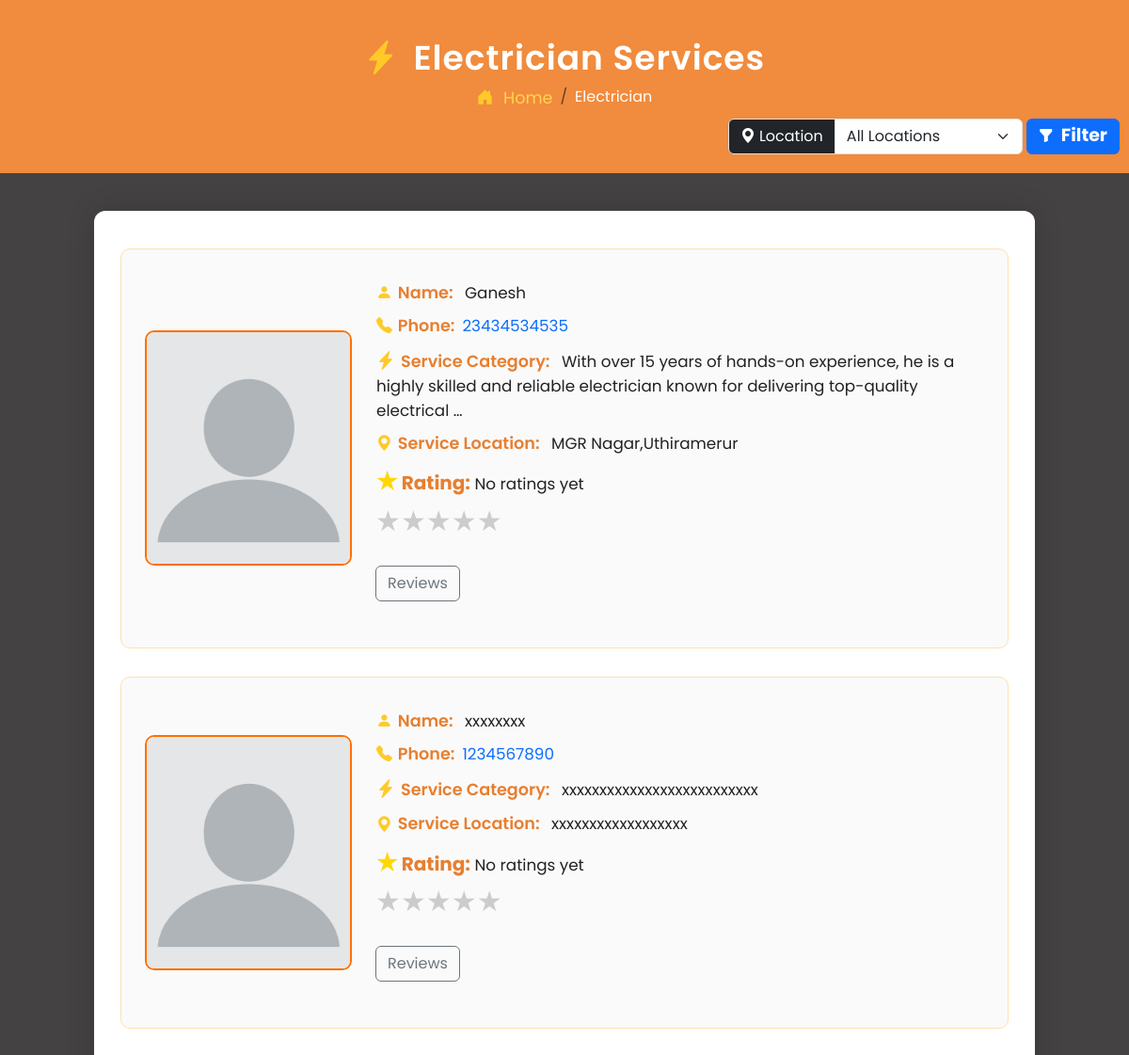
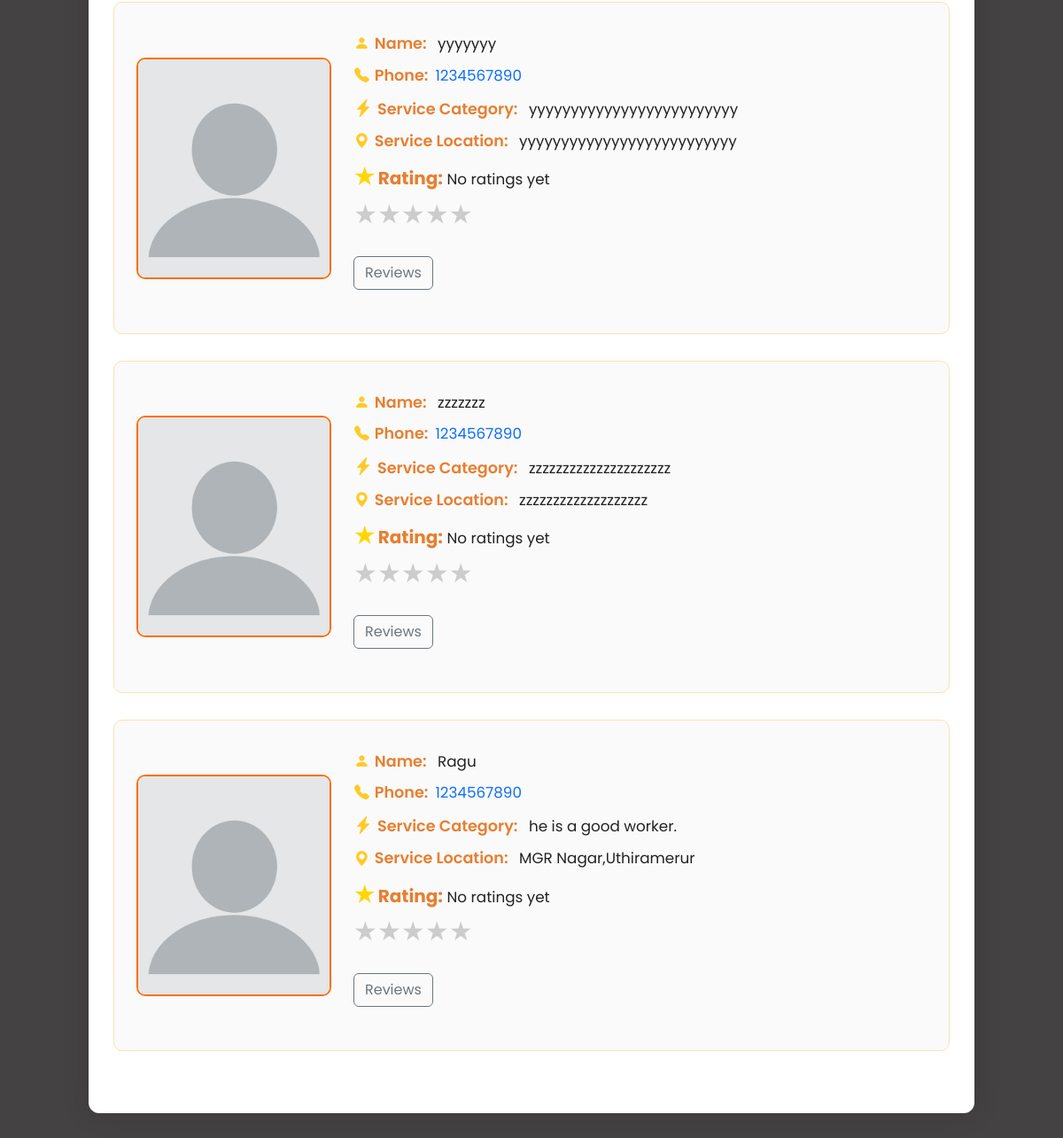
Before: /electrician/ with the older database file (2 pictures, top to bottom).
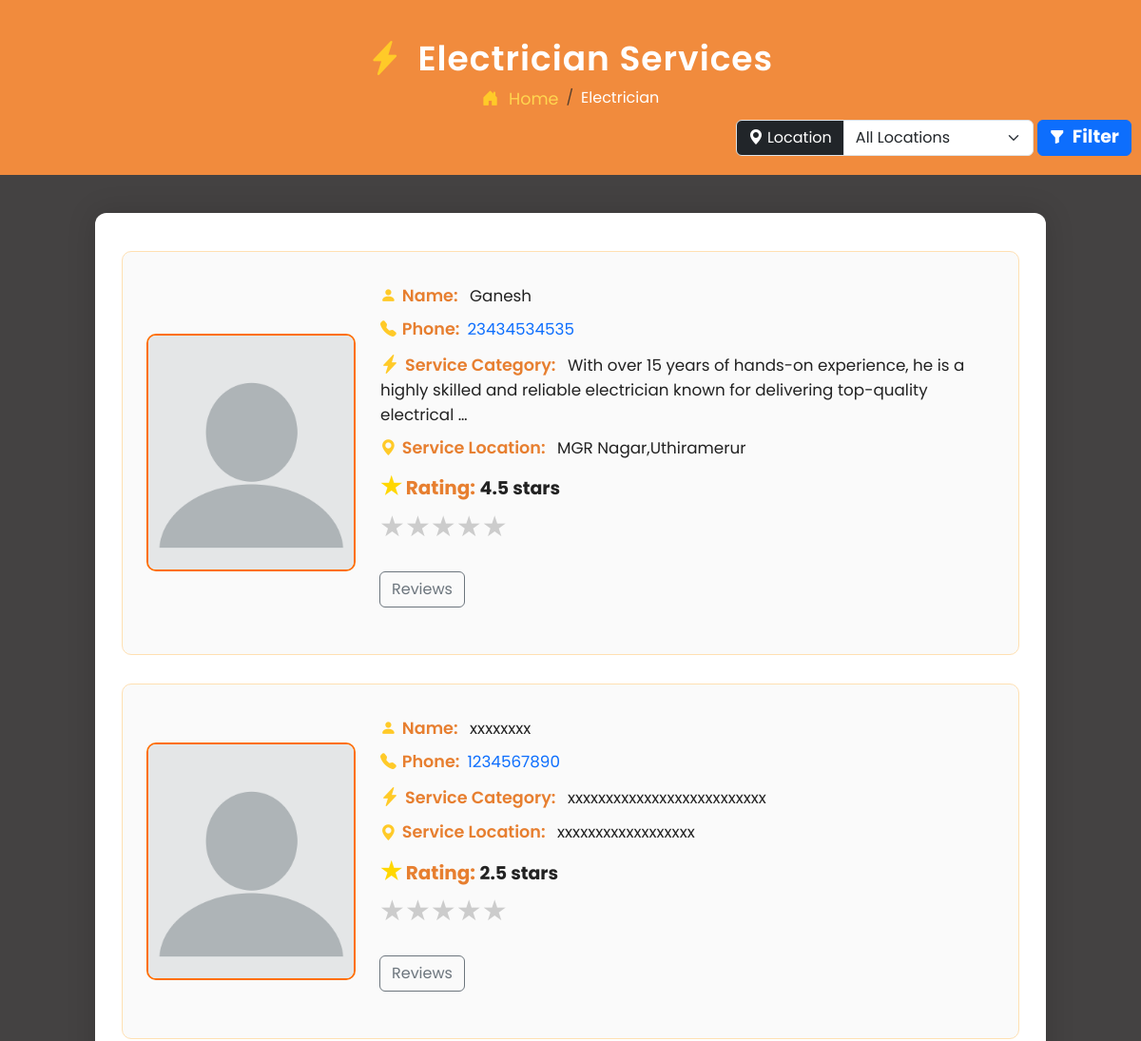
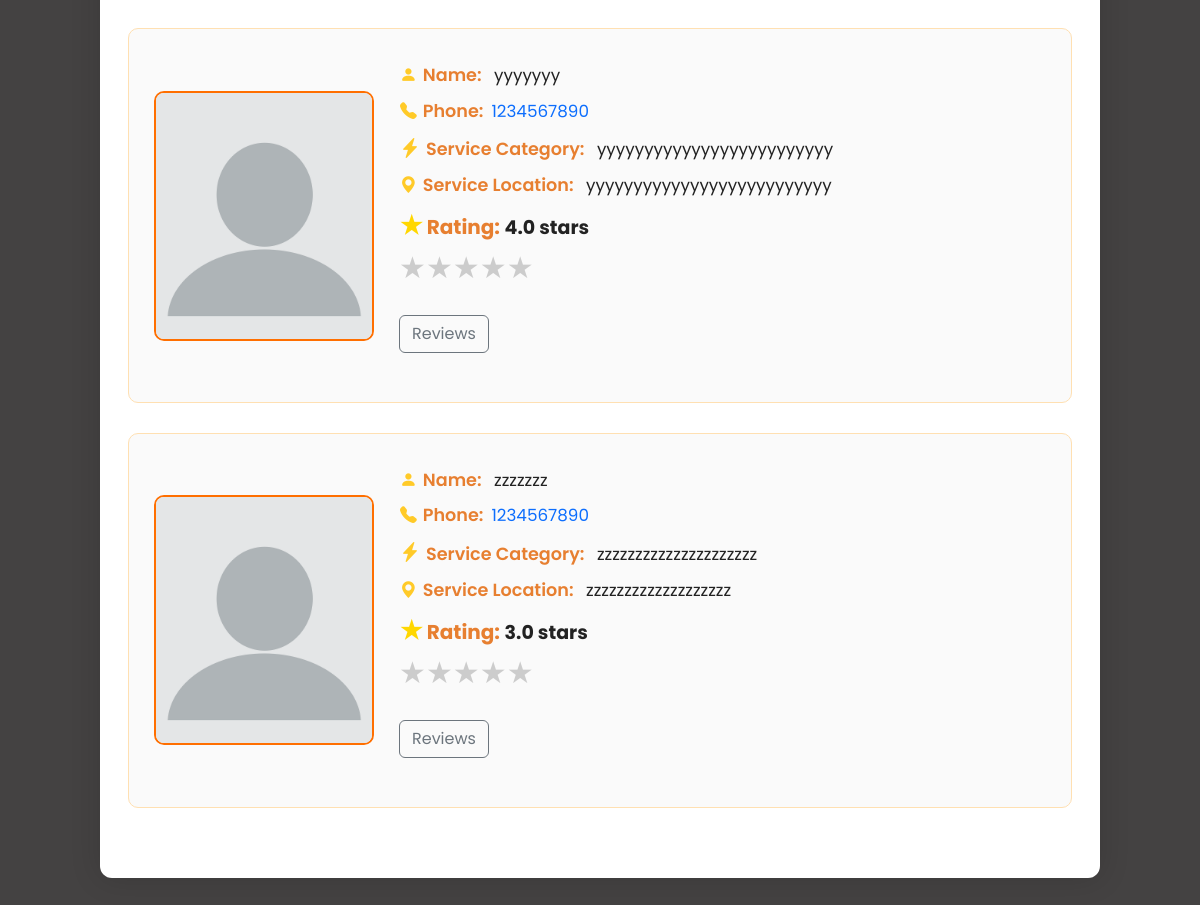
After: the same page with the newer database file (2 pictures, top to bottom).
### myapp/models.py (models this page shows, shortened)
class Service(models.Model):
    SERVICE_CHOICES = [
        ('PLUMBER', 'Plumber'),
        ('ELECTRICIAN', 'Electrician'),
        ('CARPENTER', 'Carpenter'),
        ('TV TECH', 'TV Technician'),
    ]
    name = models.CharField(max_length=100)
    service_type = models.CharField(max_length=50, choices=SERVICE_CHOICES)
    description = models.TextField()
    address = models.CharField(max_length=255, blank=True, null=True)
    contact_no = models.CharField(max_length=15, blank=True, null=True)
    created_at = models.DateTimeField(auto_now_add=True)
    updated_at = models.DateTimeField(auto_now=True)

### myapp/views.py (the view)
# urls.py: path('electrician/', views.electrician, name='electrician'),
def electrician(request):
    selected_location = request.GET.get('location', '')
    services = Service.objects.filter(service_type='ELECTRICIAN')
    if selected_location:
        services = services.filter(address__icontains=selected_location)
    for service in services:
        service.review = Review.objects.filter(service=service)
        service.average_rating = service.review.aggregate(models.Avg('rating'))['rating__avg']
    locations = Service.objects.filter(service_type='ELECTRICIAN') \
                               .values_list('address', flat=True).distinct()
    return render(request, 'electrician.html', {
        'services': services,
        'locations': locations,
    })

### templates/electrician.html (shortened to what this page needs)
{% load static %}
<!DOCTYPE html>
<html lang="en">
<head>
    <link href="https://cdn.jsdelivr.net/npm/bootstrap@5.3.3/dist/css/bootstrap.min.css" rel="stylesheet">
    <link href="https://cdn.jsdelivr.net/npm/bootstrap-icons@1.10.5/font/bootstrap-icons.css" rel="stylesheet">
    <link rel="stylesheet" href="{% static 'css/electrician.css' %}">
</head>
<body>
<div class="profile-header">
    <h2><i class="bi bi-lightning-charge-fill icon"></i> Electrician Services</h2>
    <nav aria-label="breadcrumb">
        <ol class="breadcrumb mb-2">
            <li class="breadcrumb-item">
                <a href="{% url 'homepage' %}">
                    <i class="bi bi-house-door-fill icon"></i> Home
                </a>
            </li>
            <li class="breadcrumb-item active text-white" aria-current="page">Electrician</li>
        </ol>
        <div class="d-flex justify-content-between align-items-center">
            <form method="get" action="" class="d-flex align-items-center ms-auto">
                <div class="input-group me-0">
                    <label class="input-group-text bg-dark text-white" for="locationSelect">
                        <i class="bi bi-geo-alt-fill me-1"></i> Location
                    </label>
                    <select name="location" id="locationSelect" class="form-select" style="width: 200px;">
                        <option value="">All Locations</option>
                    </select>
                </div>
                <button type="submit" class="btn btn-primary ms-1" style="height: 38px; border-radius: 0.375rem; display: flex; align-items: center; justify-content: center; margin-right: 10px;">
                    <i class="bi bi-funnel-fill me-2"></i> <span>Filter</span>
                </button>
            </form>
        </div>
    </nav>
</div>
<div class="container profile-container">
    <div class="row">
        {% if services %}
            {% for service in services %}
                <div class="profile-box">
                    <img src="{% static 'images/logo/profile.webp' %}" alt="Profile Picture">
                    <div class="profile-details">
                        <p><i class="bi bi-person-fill icon"></i><span class="label">Name:</span> {{ service.name }}</p>
                        <p><i class="bi bi-telephone-fill icon"></i><span class="label">Phone:</span><a href="#">{{ service.contact_no }}</a></p>
                        <p><i class="bi bi-lightning-charge-fill icon"style='font-size:20px;'></i><span class="label">Service Category:</span> {{ service.description|truncatewords:20 }}</p>
                        <p><i class="bi bi-geo-alt-fill icon"></i><span class="label">Service Location:</span> {{ service.address }}</p>
                        <p><strong><span style="color: gold; font-size: 25px;">&#9733;</span>  Rating:</strong>
                            {% if service.average_rating %}
                               <span>{{ service.average_rating|floatformat:1 }} stars</span>
                            {% else %}
                                No ratings yet
                            {% endif %}
                        </p>
                        <div class="mb-4">
                            <div class="rating-stars">
                                {% for i in "54321" %}
                                    <label for="star{{ i }}-{{ service.id }}" title="{{ i }} stars">&#9733;</label>
                                {% endfor %}
                            </div>
                        </div>
                        <div class="reviews mb-4">
                            <button class="btn btn-outline-secondary" data-bs-toggle="modal" data-bs-target="#reviewModal"
                                    onclick="openReviewModal('{{ service.id }}')">Reviews</button>
                        </div>
                    </div>
                </div>
            {% endfor %}
        {% else %}
            <p class="no-services"><i class="bi bi-exclamation-circle-fill icon"></i>No electrician services available at the moment.</p>
        {% endif %}
    </div>
</div>
</body>
</html>

### static/css/electrician.css (style rules this page uses)
body { background-color: #444242; font-family: 'Poppins', sans-serif; color: #f5f5f5; }
.profile-header { text-align: center; color: #ffffff; padding: 40px 0 20px 0; background-color: #f18b3d; }
.profile-header h2 { font-size: 36px; font-weight: 600; letter-spacing: 1px; }
.breadcrumb { background: transparent; justify-content: center; }
.breadcrumb-item a { color: #FFD54F; text-decoration: none; font-size: 1.1rem; }
.profile-container { background-color: #ffffff; margin: 40px auto; padding: 40px; border-radius: 12px; max-width: 1000px; box-shadow: 0 0 30px rgba(0, 0, 0, 0.15); animation: fadeIn 1s ease-in-out; }
.profile-box { display: flex; align-items: center; gap: 25px; border: 1px solid #ffe0b2; border-radius: 10px; padding: 25px; margin-bottom: 30px; background-color: #fafafa; transition: transform 0.3s ease, box-shadow 0.3s ease; }
.profile-box img { width: 220px; height: 250px; object-fit: cover; border-radius: 10px; border: 2px solid #FF6F00; }
.profile-details { flex: 1; }
.profile-details p { margin: 0; padding: 8px 1px 1px ; font-size: 1.05rem; color: #222; }
.label { font-weight: 600; margin-right: 8px; color: #e77f30; font-size: 1.1rem; }
.icon { color: #FFCA28; margin-right: 6px; transition: transform 0.3s ease; }
.rating-stars { direction: rtl; display: inline-flex; }
.rating-stars label { font-size: 30px; color: #ccc; cursor: pointer; transition: color 0.2s; }
strong { color:#e77f30; font-size: 20px; }
span { font-size: 19px; font-weight: bold; }
a { text-decoration: none; }

Changed rows visible on the page:
removed Service: name "Ragu", contact_no "1234567890", description "he is a good worker.", address "MGR Nagar,Uthiramerur", shows "No ratings yet"
shown differently, row unchanged: Service "Ganesh": average_rating (not shown) → "4.5"; text "No ratings yet" → "stars"
shown differently, row unchanged: Service "xxxxxxxx": average_rating (not shown) → "2.5"; text "No ratings yet" → "stars"
shown differently, row unchanged: Service "yyyyyyy": average_rating (not shown) → "4.0"; text "No ratings yet" → "stars"
shown differently, row unchanged: Service "zzzzzzz": average_rating (not shown) → "3.0"; text "No ratings yet" → "stars"
